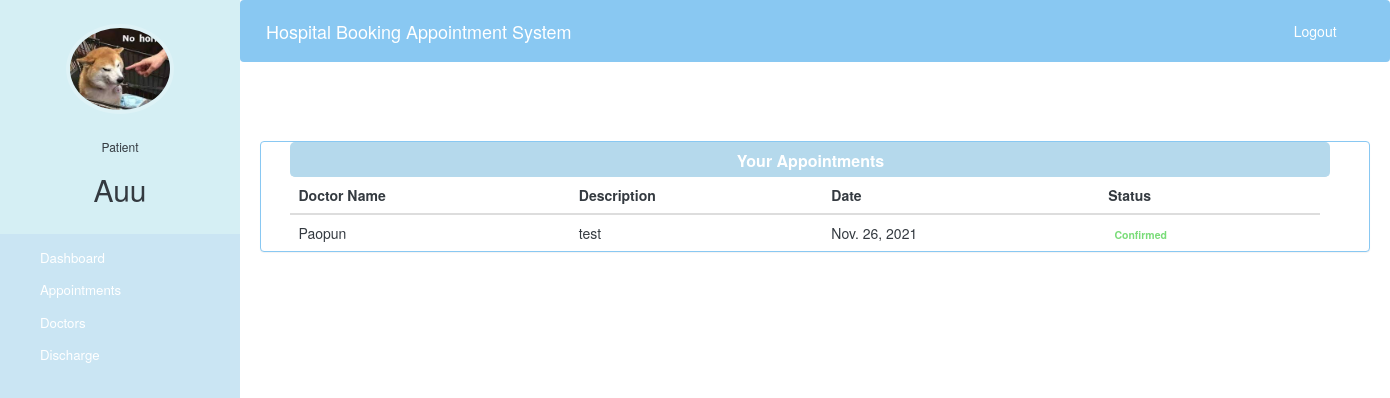
Page /patient-view-appointment (signed in) on the committed database.
### hospital/models.py (models this page shows, shortened)
class Patient(models.Model):
    user = models.OneToOneField(User, on_delete=models.CASCADE)
    profile_pic = models.ImageField(upload_to='hospital/static/profile_pic/PatientProfilePic/', null=True, blank=True)
    address = models.CharField(max_length=40)
    mobile = models.CharField(max_length=20, null=False)
    symptoms = models.CharField(max_length=100, null=False)
    assignedDoctorId = models.PositiveIntegerField(null=True)
    admitDate = models.DateField(auto_now=True)
    status = models.BooleanField(default=False)

class Appointment(models.Model):
    patientId = models.PositiveIntegerField(null=True)
    doctorId = models.PositiveIntegerField(null=True)
    patientName = models.CharField(max_length=40, null=True)
    doctorName = models.CharField(max_length=40, null=True)
    appointmentDate = models.DateField(default=datetime.date.today)
    description = models.TextField(max_length=500)
    status = models.BooleanField(default=False)

### hospital/views.py (the view)
# urls.py: path('patient-view-appointment', views.patient_view_appointment_view,name='patient-view-appointment'),
@login_required(login_url='patientlogin')
@user_passes_test(is_patient)
def patient_view_appointment_view(request):
    patient=models.Patient.objects.get(user_id=request.user.id) #for profile picture of patient in sidebar
    appointments=models.Appointment.objects.all().filter(patientId=request.user.id)
    return render(request,'hospital/patient_view_appointment.html',{'appointments':appointments,'patient':patient})

### hospital/views.py (called while the page is built)
def is_patient(user):
    return user.groups.filter(name='PATIENT').exists()

### hospital/templates/hospital/patient_view_appointment.html (shortened to what this page needs)
{% extends 'hospital/patient_base.html' %} {% block content %}
<head>
    <link href="//netdna.bootstrapcdn.com/bootstrap/3.0.0/css/bootstrap.min.css" rel="stylesheet" id="bootstrap-css">
</head>
<div class="container">
    <div class="panel panel-primary" style="margin-top: 0.50cm; border-color:rgba(137, 200, 242, 1);">
        <div class="panel-heading" style="background:rgba(181, 217, 236, 1); border-color:rgba(181, 217, 236, 1) ; text-align:center;
    width: 104rem; height: 3.5rem; margin-left: 0.78cm;  border-radius: 5px;">
            <h6 class="panel-title" style="font-weight: bold;">Your Appointments</h6>
        </div>
        <table class="table table-hover" id="dev-table" style="color: #343A40; margin-left: 0.78cm;width: 103rem;">
            <thead>
                <tr>
                    <th>Doctor Name</th>
                    <th>Description</th>
                    <th>Date</th>
                    <th>Status</th>
                </tr>
            </thead>
            {% for a in appointments %}
            <tr style="color: #343A40;">
                <td> {{a.doctorName}}</td>
                <td>{{a.description}}</td>
                <td>{{a.appointmentDate}}</td>
                {%if a.status%}
                <td> <span class="label label-primary" style="color: #79dc78; background: none;">Confirmed</span></td>
                {% else %}
                <td> <span class="label label-success" style="color: #ffd016; background: none;">Pending</span></td>
                {% endif %}
            </tr>
            {% endfor %}
        </table>
    </div>
</div>
{% endblock content %}

### hospital/templates/hospital/patient_base.html (shortened to what this page needs)
<!DOCTYPE html> {% load static %}
<html lang="en">
<head>
    <link rel="stylesheet" href="https://stackpath.bootstrapcdn.com/bootstrap/4.3.1/css/bootstrap.min.css">
    <link rel="stylesheet" href="https://maxcdn.bootstrapcdn.com/font-awesome/4.7.0/css/font-awesome.min.css">
</head>
<body>
    <nav class="menu" tabindex="0">
        <header class="avatar">
            <img src="{{ patient.profile_pic.url }}" alt="Profile Pic" />
            <br><br>
            <h6>Patient</h6>
            <h2>{{request.user.first_name}}</h2>
        </header>
        <ul>
            <li tabindex="0" class="icon-dashboard"> <a style="color:white; text-decoration:none;" href="/patient-dashboard"><span>Dashboard</span></a> </li>
            <li tabindex="0" class="icon-calendar"> <a style="color:white; text-decoration:none;" href="/patient-appointment"><span>Appointments</span></a></li>
            <li tabindex="0" class="icon-users"> <a style="color:white; text-decoration:none;" href="/patient-view-doctor"><span>Doctors</span></a></li>
            <li tabindex="0" class="icon-users"> <a style="color:white; text-decoration:none;" href="/patient-discharge"><span>Discharge</span></a></li>
        </ul>
    </nav>
    <main>
        <div class="bs-example">
            <nav class="navbar navbar-expand-md  navbar-dark fixed-top" style="background:#89C8F2;">
                <a href="/patient-dashboard" class="navbar-brand">Hospital Booking Appointment System</a>
                <div class="collapse navbar-collapse justify-content-between" id="navbarCollapse">
                    <div class="navbar-nav" style=" margin-left: 90%;">
                        <a href="/logout" class="nav-item nav-link" style="color: #fff">Logout</a>
                    </div>
                </div>
            </nav>
        </div>
        <br><br>
        {% block content %} {% endblock content %}
        <br><br><br><br><br><br><br>
        <br>
    </main>
</body>
</html>

### hospital/templates/hospital/patient_base.html (style rules this page uses)
a:link { text-decoration: none; }
a { color: white; }
body { padding-left: 240px; }
main { position: relative; height: 100vh; }
.menu { background: #CAE5F3; color: rgba(52, 58, 64, 1); height: 100vh; width: 240px; position: fixed; top: 0px; left: 0; z-index: 5; outline: none; }
.menu .avatar { background: #D5EFF4; padding: 2em 0.5em; text-align: center; }
.menu .avatar img { width: 100px; border-radius: 50%; overflow: hidden; box-shadow: 0 0 0 4px rgba(255, 255, 255, 0.2); }
.menu .avatar h2 { font-weight: normal; margin-bottom: 0; }
.menu ul { list-style: none; padding: 0.5em 0; margin: 0; }
.menu ul li { padding: 0.5em 1em 0.5em 3em; font-size: 0.95em; font-weight: regular; background-repeat: no-repeat; background-position: left 15px center; background-size: auto 20px; transition: all 0.15s linear; cursor: pointer; }
.menu ul li.icon-dashboard { background-image: url("http://www.entypo.com/images//gauge.svg"); }
.menu ul li.icon-users { background-image: url("http://www.entypo.com/images//users.svg"); }
.menu ul li.icon-calendar { background-image: url("http://www.entypo.com/images//calendar.svg"); }

### hospital/templates/hospital/patient_view_appointment.html (style rules this page uses)
a:link { text-decoration: none; }
h6 { text-align: center; }

### rows in the picture
Patient: profile_pic (picture)
Appointment: doctorName "Paopun", description "test", appointmentDate "Nov. 26, 2021", status "Confirmed"

### other values in the picture
{{ request.user.first_name }} "Auu"
